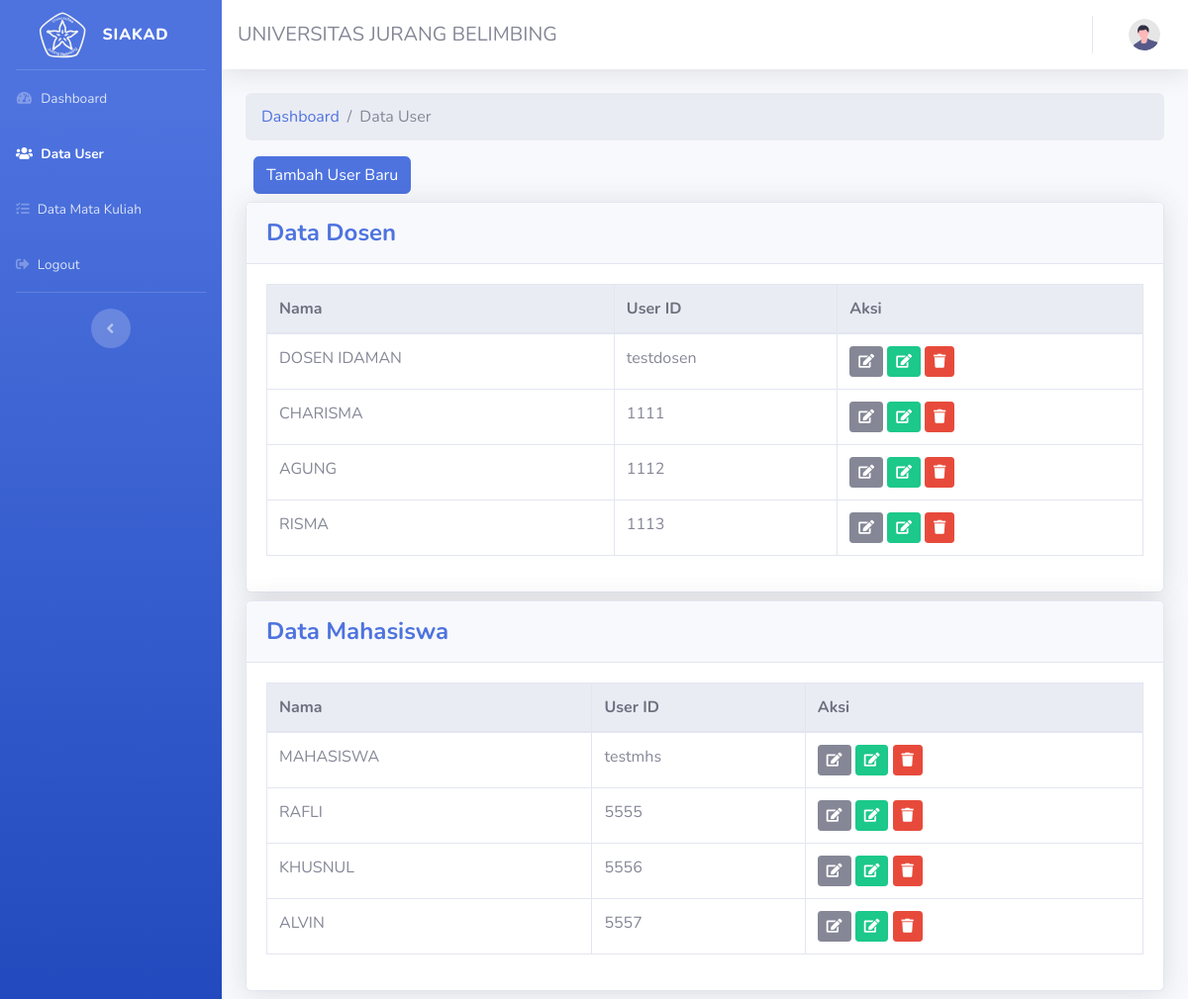
Page /index.php/administrator/dashboard/userview on the committed database.
### tables this page shows
CREATE TABLE `users` (
  `id` int(2) NOT NULL,
  `userid` varchar(32) NOT NULL,
  `userpass` char(32) NOT NULL,
  `username` varchar(255) NOT NULL,
  `useren` enum('A','Y','N') NOT NULL DEFAULT 'N',
  `userrole` tinyint(4) NOT NULL,
  `userlogged` tinyint(1) NOT NULL DEFAULT 0
);

### application/controllers/administrator/dashboard.php (called while the page is built, shortened)
<?php
class Dashboard extends CI_Controller
{
    public function userview()
    {
        $mydata = $this->Admin_model->getuserid($this->session->userdata('userid'));
        $data['myuser'] = $mydata;
        $data['title'] = 'Data User';
        $user = $this->Admin_model->getAll('users')->result();
        $data['users'] = $user;
        $this->load->view('wrapper/header', $data);
        $this->load->view('wrapper/admin_sidebar', $data);
        $this->load->view('administrator/userview', $data);
        $this->load->view('wrapper/footer');
    }
}

### index.php (called while the page is built, shortened)
<?php
require_once BASEPATH.'core/CodeIgniter.php';

### application/models/admin_model.php (called while the page is built, shortened)
<?php
class Admin_model extends CI_Model
{
    public function getAll($table)
    {
        return $this->db->get($table);
    }
}

### application/views/administrator/userview.php (the view, shortened to what this page needs)
<div class="container-fluid">
    <ol class="breadcrumb">
        <li class="breadcrumb-item">
            <a href="<?= base_url('administrator/dashboard/') ?>">Dashboard</a>
        </li>
        <li class="breadcrumb-item active ">Data User</li>
    </ol>
    <a class="btn btn-primary mb-2 ml-2" data-toggle="modal" data-target="#tambahbaru">Tambah User Baru</a>
    <div class="card shadow mb-2">
        <div class="card-header py-3">
            <h4 class="m-0 font-weight-bold text-primary">Data Dosen</h4>
        </div>
        <div class="card-body">
            <div class="table-responsive">
                <table class="table table-bordered" id="dataTable" width="100%" cellspacing="0">
                    <thead class="thead-light">
                        <tr>
                            <th>Nama</th>
                            <th>User ID</th>
                            <th>Aksi</th>
                        </tr>
                    </thead>
                    <tbody>
                        <?php foreach ($users as $u) {
                            if ($u->userrole == 2) { ?>
                                <tr>
                                    <td><?= $u->username; ?></td>
                                    <td><?= $u->userid; ?></td>
                                    <td>
                                        <button class="btn btn-sm btn-secondary" data-toggle="modal" data-target="#editmodal<?= $u->id; ?>"><i class="fas fa-edit"></i></button>
                                        <a href="<?php echo site_url('administrator/dashboard/detailmakulview/' . $u->id); ?>" class="btn btn-sm btn-success"><i class="fas fa-edit"></i></a>
                                        <button class="btn btn-sm btn-danger" data-toggle="modal" data-target="#deletemodal<?= $u->id; ?>"><i class="fas fa-trash"></i></button>
                                    </td>
                                </tr>
                        <?php }
                        } ?>
                    </tbody>
                </table>
            </div>
        </div>
    </div>
    <div class="card shadow mb-2">
        <div class="card-header py-3">
            <h4 class="m-0 font-weight-bold text-primary">Data Mahasiswa</h4>
        </div>
        <div class="card-body">
            <div class="table-responsive">
                <table class="table table-bordered" id="dataTable" width="100%" cellspacing="0">
                    <thead class="thead-light">
                        <tr>
                            <th>Nama</th>
                            <th>User ID</th>
                            <th>Aksi</th>
                        </tr>
                    </thead>
                    <tbody>
                        <?php foreach ($users as $u) {
                            if ($u->userrole == 4) { ?>
                                <tr>
                                    <td><?= $u->username; ?></td>
                                    <td><?= $u->userid; ?></td>
                                    <td>
                                        <button class="btn btn-sm btn-secondary" data-toggle="modal" data-target="#editmodal<?= $u->id; ?>"><i class="fas fa-edit"></i></button>
                                        <a href="<?php echo site_url('administrator/dashboard/detailmakulview/' . $u->id); ?>" class="btn btn-sm btn-success"><i class="fas fa-edit"></i></a>
                                        <button class="btn btn-sm btn-danger" data-toggle="modal" data-target="#deletemodal<?= $u->id; ?>"><i class="fas fa-trash"></i></button>
                                    </td>
                                </tr>
                        <?php }
                        } ?>
                    </tbody>
                </table>
            </div>
        </div>
    </div>
</div>

### application/views/wrapper/header.php (shortened to what this page needs)
<!DOCTYPE html>
<html lang="en">
<head>
    <link href=" <?php echo base_url() ?>assets/vendor/fontawesome-free/css/all.min.css" rel="stylesheet" type="text/css">
    <link href=" <?php echo base_url() ?>assets/css/sb-admin-2.min.css" rel="stylesheet">
</head>

### application/views/wrapper/admin_sidebar.php (shortened to what this page needs)
<body id="page-top">
    <div id="wrapper">
        <ul class="navbar-nav bg-gradient-primary sidebar sidebar-dark accordion" id="accordionSidebar">
            <a class="sidebar-brand d-flex align-items-center justify-content-center" href="index.html">
                <div class="sidebar-brand-icon">
					<i class="fa" aria-hidden="true">
						<img src="<?= base_url('assets/img/logoujbwhite.svg') ?>" alt="" height="50" width="50">
					</i>
                </div>
                <div class="sidebar-brand-text mx-3">SIAKAD</div>
            </a>
            <hr class="sidebar-divider my-0">
            <li class="nav-item
			<?php if (current_url()==base_url('administrator/dashboard')) { ?>
				active
			<?php } ?>
			">
                <a class="nav-link" href="<?php echo base_url(); ?>administrator/dashboard">
                    <i class="fas fa-fw fa-tachometer-alt"></i>
                    <span>Dashboard</span></a>
            </li>
            <li class="nav-item
			<?php if (current_url()==base_url('administrator/dashboard/userview')) { ?>
				active
			<?php } ?>
			">
                <a class="nav-link" href="<?php echo base_url(); ?>administrator/dashboard/userview">
                    <i class="fas fa-users"></i>
                    <span>Data User</span></a>
            </li>
            <li class="nav-item
			<?php if (current_url()==base_url('administrator/dashboard/makulview')) { ?>
				active
			<?php } ?>
			">
                <a class="nav-link" href="<?php echo base_url(); ?>administrator/dashboard/makulview">
                    <i class="fas fa-tasks"></i>
                    <span>Data Mata Kuliah</span></a>
            </li>
            <li class="nav-item">
                <a class="nav-link" href="<?php echo base_url('auth/logout') ?>">
                    <i class="fas fa-sign-out-alt"></i>
                    <span>Logout</span></a>
            </li>
            <hr class="sidebar-divider d-none d-md-block">
            <div class="text-center d-none d-md-inline">
                <button class="rounded-circle border-0" id="sidebarToggle"></button>
            </div>
        </ul>
        <div id="content-wrapper" class="d-flex flex-column">
            <div id="content">
                <nav class="navbar navbar-expand navbar-light bg-white topbar mb-4 static-top shadow">
					<a class="navbar-brand">
							<span class="d-inline-block align-center text-gray-600" > UNIVERSITAS JURANG BELIMBING </span>
					</a>
                    <ul class="navbar-nav ml-auto">
                        <li class="nav-item dropdown no-arrow">
                            <a class="nav-link dropdown-toggle" href="#" id="userDropdown" role="button" data-toggle="dropdown" aria-haspopup="true" aria-expanded="false">
                                <img class="img-profile rounded-circle" src="<?php echo base_url() ?>assets/img/undraw_profile.svg">
                            </a>
                        </li>
                    </ul>
                </nav>

### application/views/wrapper/footer.php (shortened to what this page needs)
</body>
</html>

### rows in the picture
users: username "DOSEN IDAMAN", userid "testdosen"
users: username "CHARISMA", userid "1111"
users: username "AGUNG", userid "1112"
users: username "RISMA", userid "1113"
users: username "MAHASISWA", userid "testmhs"
users: username "RAFLI", userid "5555"
users: username "KHUSNUL", userid "5556"
users: username "ALVIN", userid "5557"
